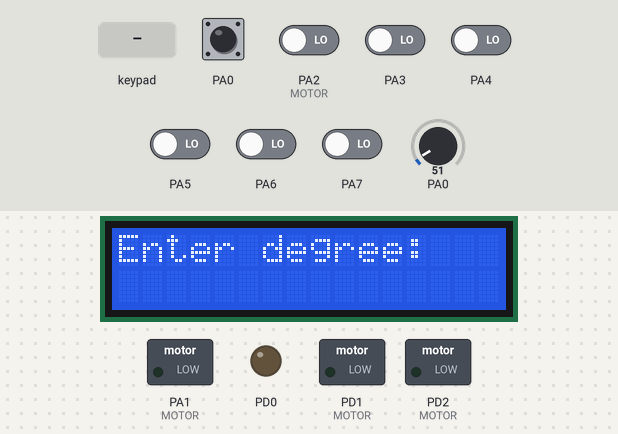
The program below on a simulated ATmega32, built with avr-gcc and emulated at 1 MHz. Parts: 16×2 character LCD, switched loads named in the program (green lamp = pin HIGH), output pins drawn as LEDs (lit = HIGH). Wiring (inferred from the signals the program sends): 4×4 keypad with keys 7 8 9 / 4 5 6 * 1 2 3 - c 0 = +: rows PC0, PC1, PC2, PC3; columns PC4, PC5, PC6, PC7. Wiring (inferred from the names in the program): character LCD (HD44780): RS PD5; R/W PD6; E PD7; data PB0, PB1, PB2, PB3, PB4, PB5, PB6, PB7. The test bench sets the inputs (shaded band); at power-on: PA0 HIGH, PA2 (MOTOR), PA3–7 LOW, PA0 = 51. Random numbers use the default seed unless the program sets one; pins used as bus, display or sensor lines are not drawn.

Above: at 1.2 s.
1.3 s: keypad keys 7 + 5 = pressed 0.4 s apart
At 3.1 s:
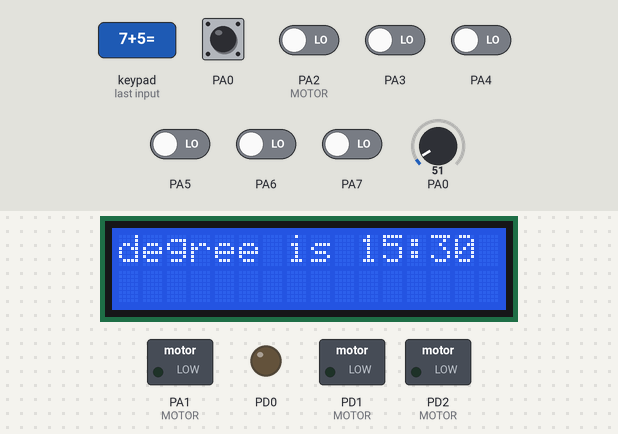
5.9 s: keypad keys 1 2 3 4 * pressed 0.4 s apart
At 9.0 s:
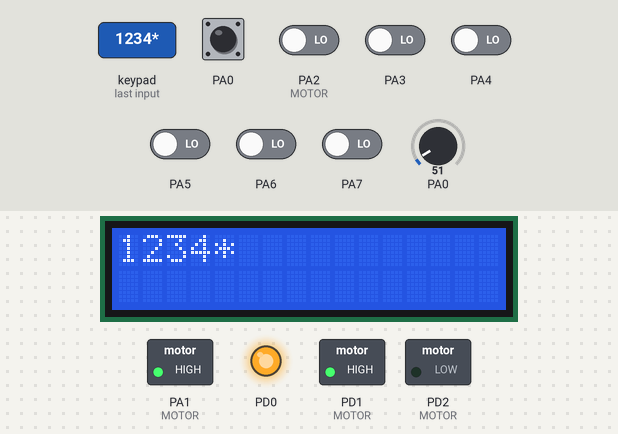
9.4 s: key '/' pressed
11.0 s: key '*' pressed
At 11.9 s:
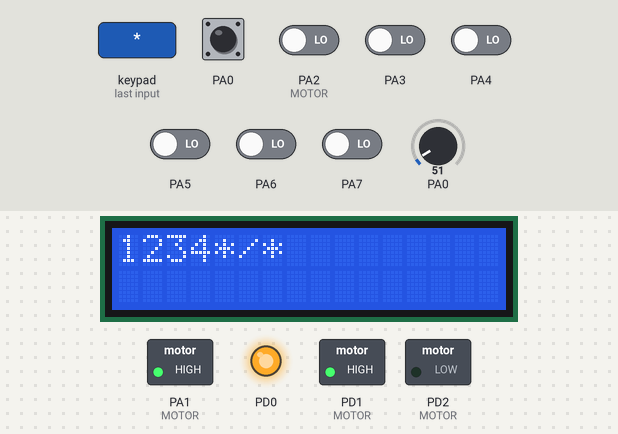
12.6 s: key 'c' pressed
At 13.2 s:
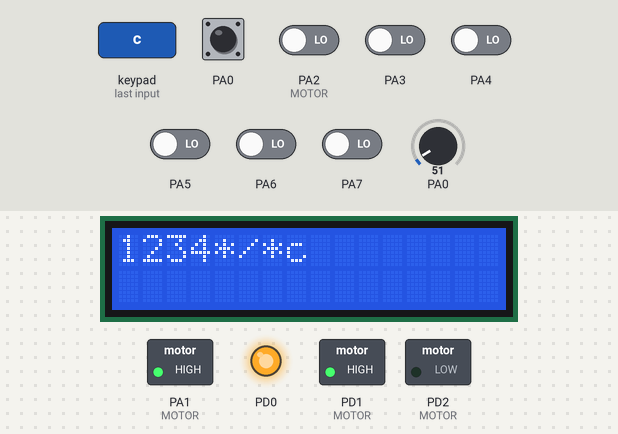
14.2 s: key '+' pressed
At 14.8 s:
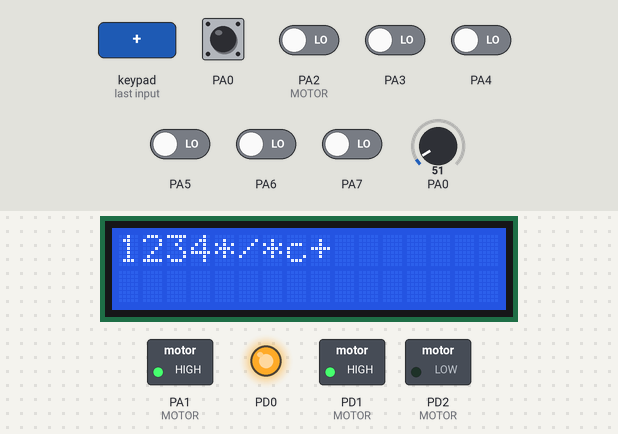
Timing chart, 0 to 16.8 s (numbered marks = the images above; inputs shaded):
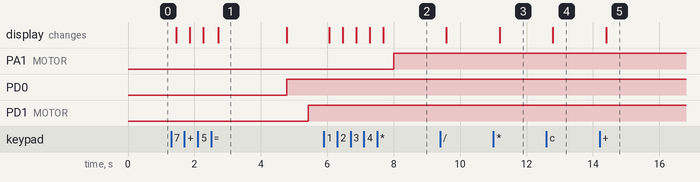

The program:

main.c
```c
/*
 * new drivers.c
 *
 * Created: 9/16/2021 11:56:40 PM
 * Author : Karim Essam
 */
#define F_CPU 1000000UL

#include "MCAL/DIO/DIO_interface.h"
#include "MCAL/ADC/ADC_interface.h"
#include "HAL/LCD/LCD_interface.h"
#include "HAL/LCD/lcd.h"
#include "HAL/MOTOR/motor.h"
#include "HAL/MOTOR/MOTOR_interface.h"
#include "HAL/LM35/LM35_interface.h"

#include "HAL/KEYPAD/KEYPAD_interface.h"
#include "HAL/KEYPAD/keypad.h"
#include <util/delay.h>


void displayLCDInitalState()
{
	LCD_clearScreen();
	LCD_displayString("Enter degree:");
}
void displayDegreeWarning()
{
	LCD_clearScreen();
	LCD_displayString("degree is 15:30");
	_delay_ms(2000);
}

void displayNumber(u8* stringDegree , u8* index , s8 charater){
	stringDegree[(*index)++] = (u8)charater;
	stringDegree[*index] = '\0';
	LCD_clearScreen();
	LCD_displayString(stringDegree);
}

void displayResutlt(u8* desiredDegree , u8* stringDegree)
{
	*desiredDegree = (u8)atoi(stringDegree);
	if (*desiredDegree > 30 || *desiredDegree < 15)
	{
		displayDegreeWarning();
	}
	displayLCDInitalState();
}
int main(void)
{
	/********* KEYPAD INIT ************************/
	Keypad_t keyPad;

	keyPad.rows = 4;
	keyPad.columns = 4;
	u8 rowPins[4];
	u8 rowPorts[4];

	u8 columnPins[4];
	u8 columnPorts[4];

	for (int i = 0; i < 4 ;i++)
	{
		rowPins[i] = i;
		rowPorts[i] = PORTC;
		columnPins[i] = i+4;
		columnPorts[i] = PORTC;
	}
	keyPad.rowPins = rowPins;
	keyPad.columnPins = columnPins;
	keyPad.rowPorts = rowPorts;
	keyPad.columnPorts = columnPorts;

	u8 map[4][4] =
	{{'7','8','9','/'},
	{'4','5','6','*'},
	{'1','2','3','-'},
	{'c','0','=','+'}};
	keyPad.map = map;

	KEYPAD_voidInit(&keyPad);

	/********************************************************************/
	LM35 lm35 = {.analogPin = 0};
	LM35_voidInit();

	LCD_init();
	displayLCDInitalState();

	Motor_t motor = {.pin1 = 0 , .pin2 = 2 ,. PWM_pin = 1 , .port = PORTD};
	MOTOR_voidInit(&motor);

	u8 stringDegree[5];
	u8 index = 0;
	u8 desiredDegree = 100;
	u8 realDegree = 0;

    while (1)
    {
		realDegree = LM35_u8GetTemp(&lm35);

		s8 character = KEYPAD_u8GetKey(&keyPad);
		if (character != (s8)-1 && character != '=')
		{
			displayNumber(stringDegree , &index , character);

		} else if (character == '=')
		{
			index = 0;
			displayResutlt(&desiredDegree , stringDegree);
		}

		if (realDegree > desiredDegree)
		{
			MOTOR_voidRotateWithSoftwarePWM(&motor , 100 , ROTATION_CLOCK_WISE);
		}else
		{
			MOTOR_voidStop(&motor);
		}
    }
}
```

LCD_config.h
```c
/*
*Author     : Moustafa ElGafry
*Date       : 30 SEP 2020
*Version    : V01
*/
#ifndef LCD_CONFIG_H
#define LCD_CONFIG_H
/*
Select control pins connection as shown:
									0,PORTA
									1,PORTA
									2,PORTA
										.
										.
										.
										.
*/
#define 	LCD_RS 			5,PORTD
#define 	LCD_RW			6,PORTD
#define 	LCD_E			7,PORTD
/*
select data pins connection
*/
#define 	LCD_8_BIT_DATA_PORT		PORTB
#define 	LCD_4_BIT_DATA_D4		4,PORTB
#define 	LCD_4_BIT_DATA_D5		5,PORTB
#define 	LCD_4_BIT_DATA_D6		6,PORTB
#define 	LCD_4_BIT_DATA_D7		7,PORTB

#define		MODE	FOUR_BIT_MODE


#endif
```

KEYPAD_interface.h
```c
/*
 * KEYPAD_interface.h
 *
 * Created: 9/13/2021 8:19:46 AM
 *  Author: Karim Essam
 */


#ifndef KEYPAD_INTERFACE_H_
#define KEYPAD_INTERFACE_H_

#define  maxNumOfCols 4
typedef struct{
	u8 rows;
	u8 columns;
	u8* rowPins;
	DIO_PORT_t* rowPorts;
	u8* columnPins;
	DIO_PORT_t* columnPorts;
	u8 (*map)[maxNumOfCols]; // this is the 2 dimen array of the buttons
}Keypad_t;

/*********************************************************************
* DESCRIPTION : a function used to Initialize a keypad
* PARAMETERS  : Keypad_t structure.
* Return Value: Void.
***********************************************************************/
void KEYPAD_voidInit(Keypad_t* keypad);

/*********************************************************************
* DESCRIPTION : a function used to get the pressed key
* PARAMETERS  : Keypad_t structure.
* Return Value: it will return the pressed character. if nothing pressed , it will return -1.
***********************************************************************/
s8 KEYPAD_u8GetKey(Keypad_t* keypad);


#endif /* KEYPAD_INTERFACE_H_ */
```

KEYPAD_program.c
```c
/*
 * KEYPAD_program.c
 *
 * Created: 9/13/2021 8:20:09 AM
 *  Author: Karim Essam
 */

#include "../../LIB/STD_TYPES.h"
#include "../../LIB/BIT_MATH.h"
#include "../../MCAL/DIO/DIO_interface.h"

#include "KEYPAD_interface.h"

static void reInitRows(Keypad_t* keypad)
{
	for(int rowIndex = 0 ; rowIndex < keypad->rows ; rowIndex++)
		DIO_voidSetPinValue(keypad->rowPins[rowIndex] , keypad->rowPorts[rowIndex] , HIGH);
}

static s8 checkKeys(Keypad_t* keypad , u8 rowIndex)
{
	for (int colIndex = 0 ; colIndex < keypad->columns ; colIndex++ )
	{
		if (DIO_u8GetPinValue(keypad->columnPins[colIndex] , keypad->columnPorts[colIndex]) == 0)
			return keypad->map[rowIndex][colIndex];
	}
	return -1;
}

void KEYPAD_voidInit(Keypad_t* keypad){
	for(int rowIndex = 0 ; rowIndex < keypad->rows ; rowIndex++){
		DIO_voidSetPinDirection(keypad->rowPins[rowIndex] , keypad->rowPorts[rowIndex] , OUTPUT);
		DIO_voidSetPinValue(keypad->rowPins[rowIndex] , keypad->rowPorts[rowIndex] , HIGH);
	}

	for(int colIndex = 0 ; colIndex < keypad->columns ; colIndex++)
		DIO_voidSetPinDirection(keypad->columnPins[colIndex] , keypad->columnPorts[colIndex] , INPUT_PULL_UP);
}

s8 KEYPAD_u8GetKey(Keypad_t* keypad)
{
	for (int rowIndex = 0 ; rowIndex< keypad->rows;rowIndex++)
	{
		reInitRows(keypad);
		DIO_voidSetPinValue(keypad->rowPins[rowIndex] , keypad->rowPorts[rowIndex] , LOW);
		s8 characterPressed = checkKeys(keypad , rowIndex);
		if (characterPressed != (s8)-1)
		{
			// to block the code till user let the button
			while (checkKeys(keypad , rowIndex) != (s8)-1);

			return characterPressed;
		}
	}
	return -1;
}
```

keypad.c
```c
/*
 * Keypad.c
 *
 *  Created on: Feb 15, 2021
 *      Author: Hp
 */
#include "keypad.h"
#if (N_col==3)
static uint8_t Keypad_4x3_adjustKeyNumber (uint8_t button_number);
#elif (N_col==4)
static uint8_t Keypad_4x4_adjustKeyNumber (uint8_t button_number);
#endif

uint8_t KeyPad_getPressedKey()
{
	uint8_t col,row;
	while(1)
	{
		for(col=0;col<N_col;col++)
		{
			DIO_voidSetPortDirection(KEYPAD_PORT,INPUT);
			DIO_voidSetPinDirection(col+4,KEYPAD_PORT,OUTPUT);
			DIO_voidSetPortValue(KEYPAD_PORT,~ (0b00010000 <<col));
			for(row=0 ; row<N_row ; row++)
			{
				if(!DIO_u8GetPinValue(row,KEYPAD_PORT))
				{
					#if (N_col == 3)
					return Keypad_4x3_adjustKeyNumber((row*N_col)+col+1);
					#elif (N_col == 4)
					return Keypad_4x4_adjustKeyNumber((row*N_col)+col+1);
					#endif
				}
			}

		}

	}

}


#if (N_col==3)
static uint8_t Keypad_4x3_adjustKeyNumber(uint8_t button_number)
{
	switch(button_number)
	{
	case 10: return '*'; break; /* ASCII Code of (*) */
	case 11: return 0 ; break; /* ASCII Code of (0) */
	case 12: return '#'; break; /* ASCII Code of (#) */
	default: return button_number; break;

	}
}
#elif (N_col==4)

static uint8_t Keypad_4x4_adjustKeyNumber(uint8_t button_number)
{
	switch(button_number)
	{
			case 1: return 7;
					break;
			case 2: return 8;
					break;
			case 3: return 9;
					break;
			case 4: return '%'; // ASCII Code of %
					break;
			case 5: return 4;
					break;
			case 6: return 5;
					break;
			case 7: return 6;
					break;
			case 8: return '*'; /* ASCII Code of '*' */
					break;
			case 9: return 1;
					break;
			case 10: return 2;
					break;
			case 11: return 3;
					break;
			case 12: return '-'; /* ASCII Code of '-' */
					break;
			case 13: return 13;  /* ASCII of Enter */
					break;
			case 14: return 0;
					break;
			case 15: return '='; /* ASCII Code of '=' */
					break;
			case 16: return '+'; /* ASCII Code of '+' */
					break;
			default: return button_number;

	}
}

#endif
```

keypad.h
```c
#ifndef KEYPAD_H_
#define KEYPAD_H_
#include "../../LIB/STD_TYPES.h"
#include <util/delay.h>
#include "../../MCAL/DIO/DIO_interface.h"

uint8_t KeyPad_getPressedKey();

#define N_col 4
#define N_row 4

#define KEYPAD_PORT PORTC

#endif /* KEYPAD_H_ */
```

LCD_interface.h
```c
/*
*Author     : Moustafa ElGafry
*Date       : 30 SEP 2020
*Version    : V01
*/
#ifndef LCD_INTERFACE_H
#define LCD_INTERFACE_H

void LCD_voidInit(void);
void LCD_voidSendChar( char Copy_u8Data);
void LCD_voidSendCommand(u8 Copy_u8Command);
void LCD_voidSendString(char* PtrStrig);
void LCD_voidSendNumber(f32 floatNumber, u8 numbersAfterPoint);
void LCD_voidClear();
void LCD_voidSetCursorPosition(u8 x_position, u8 y_position);

#endif
```

LCD_program.c
```c
/*
*Author     : Moustafa ElGafry
*Date       : 30 SEP 2020
*Version    : V01
*/
#include "../../LIB/STD_TYPES.h"
#include "../../LIB/BIT_MATH.h"
#include "../../MCAL/DIO/DIO_interface.h"
#include "../../UTILITY/utility.h"

#include "LCD_private.h"
#include "LCD_interface.h"
#include "LCD_config.h"

#define F_CPU 1000000UL
#include "util/delay.h"

static u8 isInitFinished = 0;
void LCD_voidInit(void)
{
	DIO_voidSetPinDirection(LCD_RS,OUTPUT);
	DIO_voidSetPinDirection(LCD_RW,OUTPUT);
	DIO_voidSetPinDirection(LCD_E,OUTPUT);
	#if MODE == EIGHT_BIT_MODE
		DIO_voidSetPortDirection(LCD_8_BIT_DATA_PORT , OUTPUT);

	#else
		DIO_voidSetPinDirection(LCD_4_BIT_DATA_D4,OUTPUT);
		DIO_voidSetPinDirection(LCD_4_BIT_DATA_D5,OUTPUT);
		DIO_voidSetPinDirection(LCD_4_BIT_DATA_D6,OUTPUT);
		DIO_voidSetPinDirection(LCD_4_BIT_DATA_D7,OUTPUT);

	#endif

	_delay_ms(40);
	LCD_voidSendCommand(FUNC_SET);
	_delay_ms(2);
	LCD_voidSendCommand(FUNC_SET);
	_delay_ms(2);
	LCD_voidSendCommand(FUNC_SET);
	_delay_ms(2);
	LCD_voidSendCommand(0b00100000);
	_delay_ms(2);
	isInitFinished = 1;
	LCD_voidSendCommand(DISPLAY_ON_CURSOR_OFF);
	LCD_voidSendCommand(INCREMENT_CURSORMOVE);
	LCD_voidSendCommand(CLR_DISPLAY);
	LCD_voidSendCommand(CURSOR_AT_HOME);
}
void LCD_voidSendChar(char Copy_u8Data)
{
	DIO_voidSetPinValue(LCD_RS,HIGH);
	DIO_voidSetPinValue(LCD_RW,LOW);

	#if MODE == EIGHT_BIT_MODE
		DIO_voidSetPortValue(LCD_8_BIT_DATA_PORT,Copy_u8Data);
		//set clock
		DIO_voidSetPinValue(LCD_E,HIGH);
		_delay_ms(2);
		DIO_voidSetPinValue(LCD_E,LOW);
		_delay_ms(2);
	#else
		DIO_voidSetPinValue(LCD_4_BIT_DATA_D4 , GET_BIT(Copy_u8Data, 4));
		DIO_voidSetPinValue(LCD_4_BIT_DATA_D5 , GET_BIT(Copy_u8Data, 5));
		DIO_voidSetPinValue(LCD_4_BIT_DATA_D6 , GET_BIT(Copy_u8Data, 6));
		DIO_voidSetPinValue(LCD_4_BIT_DATA_D7 , GET_BIT(Copy_u8Data, 7));

		//set clock
		DIO_voidSetPinValue(LCD_E,HIGH);
		_delay_ms(2);
		DIO_voidSetPinValue(LCD_E,LOW);
		_delay_ms(2);

		DIO_voidSetPinValue(LCD_4_BIT_DATA_D4 , GET_BIT(Copy_u8Data, 0));
		DIO_voidSetPinValue(LCD_4_BIT_DATA_D5 , GET_BIT(Copy_u8Data, 1));
		DIO_voidSetPinValue(LCD_4_BIT_DATA_D6 , GET_BIT(Copy_u8Data, 2));
		DIO_voidSetPinValue(LCD_4_BIT_DATA_D7 , GET_BIT(Copy_u8Data, 3));

		//set clock
		DIO_voidSetPinValue(LCD_E,HIGH);
		_delay_ms(2);
		DIO_voidSetPinValue(LCD_E,LOW);
		_delay_ms(2);


	#endif

}
void LCD_voidSendCommand(u8 Copy_u8Command)
{
	//send command
	DIO_voidSetPinValue(LCD_RS,LOW);
	DIO_voidSetPinValue(LCD_RW,LOW);

	#if MODE == EIGHT_BIT_MODE
		DIO_voidSetPortValue(LCD_8_BIT_DATA_PORT,Copy_u8Command);
		//set clock
		DIO_voidSetPinValue(LCD_E,HIGH);
		_delay_ms(2);
		DIO_voidSetPinValue(LCD_E,LOW);
		_delay_ms(2);

	#else
		DIO_voidSetPinValue(LCD_4_BIT_DATA_D4 , GET_BIT(Copy_u8Command, 4));
		DIO_voidSetPinValue(LCD_4_BIT_DATA_D5 , GET_BIT(Copy_u8Command, 5));
		DIO_voidSetPinValue(LCD_4_BIT_DATA_D6 , GET_BIT(Copy_u8Command, 6));
		DIO_voidSetPinValue(LCD_4_BIT_DATA_D7 , GET_BIT(Copy_u8Command, 7));

		//set clock
		DIO_voidSetPinValue(LCD_E,HIGH);
		_delay_ms(2);
		DIO_voidSetPinValue(LCD_E,LOW);
		_delay_ms(2);

		if (isInitFinished)
		{
			DIO_voidSetPinValue(LCD_4_BIT_DATA_D4 , GET_BIT(Copy_u8Command, 0));
			DIO_voidSetPinValue(LCD_4_BIT_DATA_D5 , GET_BIT(Copy_u8Command, 1));
			DIO_voidSetPinValue(LCD_4_BIT_DATA_D6 , GET_BIT(Copy_u8Command, 2));
			DIO_voidSetPinValue(LCD_4_BIT_DATA_D7 , GET_BIT(Copy_u8Command, 3));

			//set clock
			DIO_voidSetPinValue(LCD_E,HIGH);
			_delay_ms(2);
			DIO_voidSetPinValue(LCD_E,LOW);
			_delay_ms(2);
		}
	#endif

}
void LCD_voidSendString(char* PtrStrig)
{
	u8 Local_u8Couter ;
	for(Local_u8Couter=0; PtrStrig[Local_u8Couter]!=0;Local_u8Couter++)
	/* Send each char of string till the NULL */
	{
			LCD_voidSendChar(PtrStrig[Local_u8Couter]);
	}
}
void LCD_voidClear()
{
	LCD_voidSendCommand (CLR_DISPLAY);	     	/* clear display */
	LCD_voidSendCommand (CURSOR_AT_HOME);		/* cursor at home position */
}
void LCD_voidSetCursorPosition(u8 x_position, u8 y_position)
{
	u8 address;
	if (y_position < 2 && x_position < 16)
	{
		address = (y_position * 0x40) + x_position;
		SET_BIT(address , 7);
		LCD_voidSendCommand(address);
	}
}

void LCD_voidSendNumber(f32 floatNumber , u8 numbersAfterPoint)
{
	char c[50]; //size of the number
	UTILITY_f32ToString(c , floatNumber , numbersAfterPoint);
	LCD_voidSendString(c);
}
```

lcd.c
```c
 /******************************************************************************
 *
 * Module: LCD
 *
 * File Name: lcd.c
 *
 * Description: Source file for the LCD driver
 *
 * Author: Abdelrhman Dawoud
 *
 *******************************************************************************/
#include "lcd.h"
#include <stdlib.h>

/*******************************************************************************
 *                      Functions Definitions                                  *
 *******************************************************************************/


void LCD_init(void)
{
	/* Control Port as an Output */
	DIO_voidSetPinDirection(E,LCD_CTRL_PORT,OUTPUT);
	DIO_voidSetPinDirection(RS,LCD_CTRL_PORT,OUTPUT);
	DIO_voidSetPinDirection(RW,LCD_CTRL_PORT,OUTPUT);

#if (DATA_BITS_MODE == 8)
	DIO_voidSetPortDirection(LCD_DATA_PORT,OUTPUT); /* Data Port as an Output */
	LCD_sendCommand(TWO_LINE_LCD_Eight_BIT_MODE); /*Configure LCD For 8 Bit Data Mode + 2 Line LCD */
#elif (DATA_BITS_MODE == 4)
	LCD_sendCommand(FOUR_BITS_DATA_MODE);
	LCD_sendCommand(TWO_LINE_LCD_Four_BIT_MODE);
	#ifdef UPPER_PORT_PINS
	DIO_initHalfPort(LCD_DATA_PORT,OUTPUT,UPPER);
	#else
	DIO_initHalfPort(LCD_DATA_PORT,OUTPUT,LOWER);
	#endif
#endif

	LCD_sendCommand(CURSOR_OFF); /* Cursor Off */
	LCD_sendCommand(CLEAR_COMMAND); /* Clearing The LCD*/

}
void LCD_sendCommand(uint8_t command)
{
	DIO_voidSetPinValue(RS,LCD_CTRL_PORT,LOW);
	DIO_voidSetPinValue(RW,LCD_CTRL_PORT,LOW);
	_delay_ms(1);
	DIO_voidSetPinValue(E,LCD_CTRL_PORT,HIGH);
	_delay_ms(1);
	#if (DATA_BITS_MODE == 8)
	DIO_voidSetPortValue(LCD_DATA_PORT,command);
	_delay_ms(1);
	DIO_voidSetPinValue(E,LCD_CTRL_PORT,LOW);
	_delay_ms(1);

	#elif (DATA_BITS_MODE == 4)
	/* SEND FIRST 4 BITS OF Command */
	#ifdef UPPER_PORT_PINS
	DIO_writeHalfPort(LCD_DATA_PORT,command,UPPER);
	#else
	DIO_writeHalfPort(LCD_DATA_PORT,command,LOWER);
	#endif
	_delay_ms(1);
	DIO_write(LCD_CTRL_PORT,E,LOW);
	_delay_ms(1);
	/* SEND SECOND 4 BITS OF Command */
	DIO_write(LCD_CTRL_PORT,E,HIGH);
	_delay_ms(1);
	#ifdef UPPER_PORT_PINS
	DIO_writeHalfPort(LCD_DATA_PORT,command>>4,UPPER);
	#else
	DIO_writeHalfPort(LCD_DATA_PORT,command>>4,LOWER);
	#endif
	_delay_ms(1);
	DIO_write(LCD_CTRL_PORT,E,LOW);
	_delay_ms(1);
#endif


}
void LCD_displayCharacter(uint8_t data)
{
		DIO_voidSetPinValue(RS,LCD_CTRL_PORT,HIGH);
		DIO_voidSetPinValue(RW,LCD_CTRL_PORT,LOW);
		_delay_ms(1);
		DIO_voidSetPinValue(E,LCD_CTRL_PORT,HIGH);
		_delay_ms(1);
		#if (DATA_BITS_MODE == 8)
		DIO_voidSetPortValue(LCD_DATA_PORT,data);
		_delay_ms(1);
		DIO_voidSetPinValue(E,LCD_CTRL_PORT,LOW);
		_delay_ms(1);

		#elif (DATA_BITS_MODE == 4)
		/* SEND FIRST 4 BITS OF Command */
		#ifdef UPPER_PORT_PINS
		DIO_writeHalfPort(LCD_DATA_PORT,data,UPPER);
		#else
		DIO_writeHalfPort(LCD_DATA_PORT,data,LOWER);
		#endif
		_delay_ms(1);
		DIO_write(LCD_CTRL_PORT,E,LOW);
		_delay_ms(1);
		/* SEND SECOND 4 BITS OF Command */
		DIO_write(LCD_CTRL_PORT,E,HIGH);
		_delay_ms(1);
		#ifdef UPPER_PORT_PINS
		DIO_writeHalfPort(LCD_DATA_PORT,data>>4,UPPER);
		#else
		DIO_writeHalfPort(LCD_DATA_PORT,data>>4,LOWER);
		#endif
		_delay_ms(1);
		DIO_write(LCD_CTRL_PORT,E,LOW);
		_delay_ms(1);
	#endif

}

void LCD_displayString(const uint8_t *Str)
{
	uint8_t i=0;
	while(Str[i] != '\0')
	{
		LCD_displayCharacter(Str[i]);
		i++;
	}
}
void LCD_clearScreen(void)
{
	LCD_sendCommand(CLEAR_COMMAND); /* Clearing The LCD*/
}
void LCD_goToRowColumn(uint8_t row,uint8_t col)
{
	uint8_t address;
	switch(row)
	{
	case 0:
		address=col;
		break;
	case 1:
		address= (0x40) + col;
		break;
	case 2:
		address= (0x10) + col;
		break;
	case 3:
		address= (0x50) + col;
	}
	LCD_sendCommand(SET_CURSOR_LOCATION | address);
}
void LCD_displayStringRowColumn(uint8_t row,uint8_t col,const uint8_t *Str)
{
	LCD_goToRowColumn(row,col);
	LCD_displayString(Str);
}

/*Helper Functions For ITOA*/
void swap(uint8_t *x, uint8_t *y) {
	uint8_t t = *x; *x = *y; *y = t;
}

// Function to reverse `buffer[i…j]`
uint8_t* reverse(uint8_t *buffer, uint32_t i, uint32_t j)
{
    while (i < j) {
        swap(&buffer[i++], &buffer[j--]);
    }

    return buffer;
}

// Iterative function to implement `itoa()` function in C
uint8_t* ITOA(uint32_t value, uint8_t* buffer, uint32_t base)
{
    // invalid input
    if (base < 2 || base > 32) {
        return buffer;
    }

    // consider the absolute value of the number
    uint32_t n = abs(value);

    uint32_t i = 0;
    while (n)
    {
        int r = n % base;

        if (r >= 10) {
            buffer[i++] = 65 + (r - 10);
        }
        else {
            buffer[i++] = 48 + r;
        }

        n = n / base;
    }

    // if the number is 0
    if (i == 0) {
        buffer[i++] = '0';
    }

    // If the base is 10 and the value is negative, the resulting string
    // is preceded with a minus sign (-)
    // With any other base, value is always considered unsigned
    if (value < 0 && base == 10) {
        buffer[i++] = '-';
    }

    buffer[i] = '\0'; // null terminate string

    // reverse the string and return it
    return reverse(buffer, 0, i - 1);
}
void LCD_integerToString(uint32_t data)
{
	uint8_t buffer[32];
	ITOA(data,buffer,10);
	LCD_displayString(buffer);
}
```

LM35_interface.h
```c
/*
 * LM35.h
 *
 * Created: 9/19/2021 11:50:18 PM
 *  Author: Karim Essam
 */


#ifndef LM35_H_
#define LM35_H_

typedef struct {
	u8 analogPin;
}LM35;

void LM35_voidInit();
u8 LM35_u8GetTemp(LM35* lm35);

#endif /* LM35_H_ */
```

Source omitted: lcd.h (1036 bytes), LM35_program.c (543 bytes), MOTOR_program.c (1089 bytes), motor.c (3084 bytes), motor.h (592 bytes), motor_interface.h (511 bytes), utility.c (1116 bytes), utility.h (323 bytes), LCD_private.h (784 bytes), BIT_MATH.h (327 bytes), STD_TYPES.h (401 bytes), ADC_interface.h (2055 bytes) and 9 more

Measured:
- after the input at 1.3 s, PD0: LOW → HIGH after 3.5 s; PD1 (MOTOR): LOW → HIGH after 4.1 s; the display: first changes after 0.16 s (image 1 shows a later state)
- after the input at 5.9 s, PA1 (MOTOR): LOW → HIGH after 2.1 s; the display: first changes after 0.17 s (image 2 shows a later state)
- after the input at 11.0 s, the display: changes after 0.19 s (image 3)
- after the input at 12.6 s, the display: changes after 0.19 s (image 4)
- after the input at 14.2 s, the display: changes after 0.20 s (image 5)
- what the display in image 1 shows lasts 2.1 s, from 2.7 s to 4.8 s
